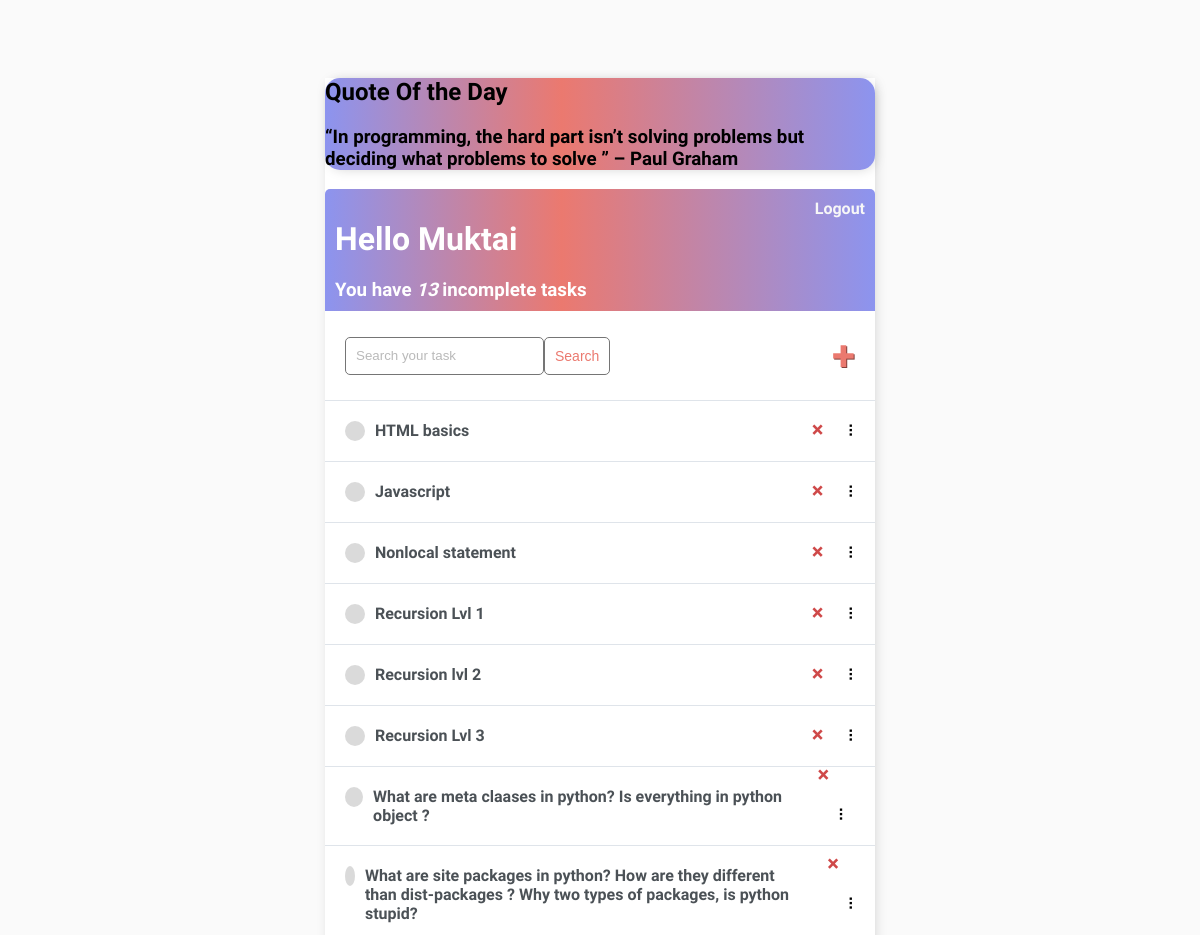
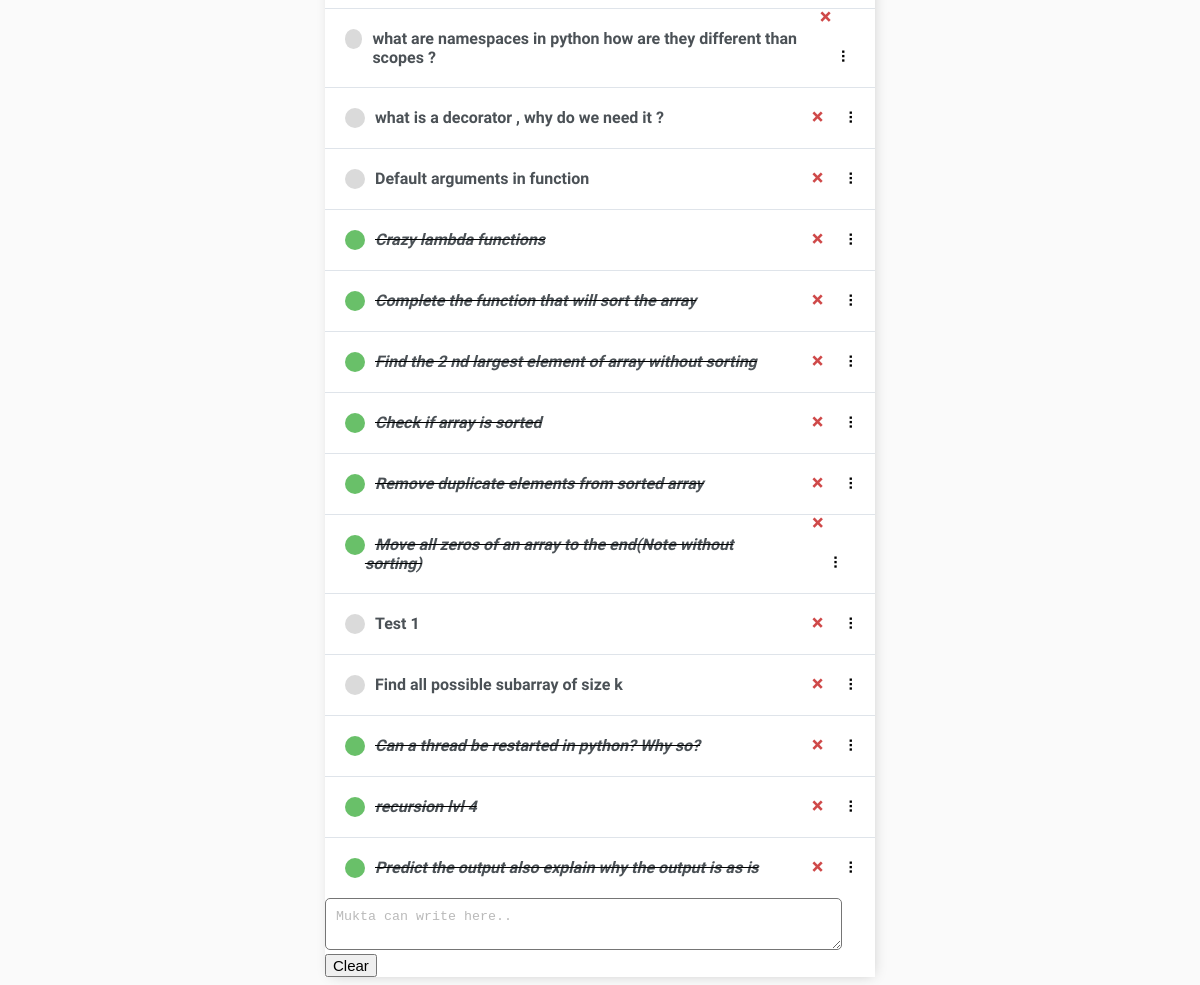
The page / (signed in) on the database as committed earlier (2 pictures, top to bottom).
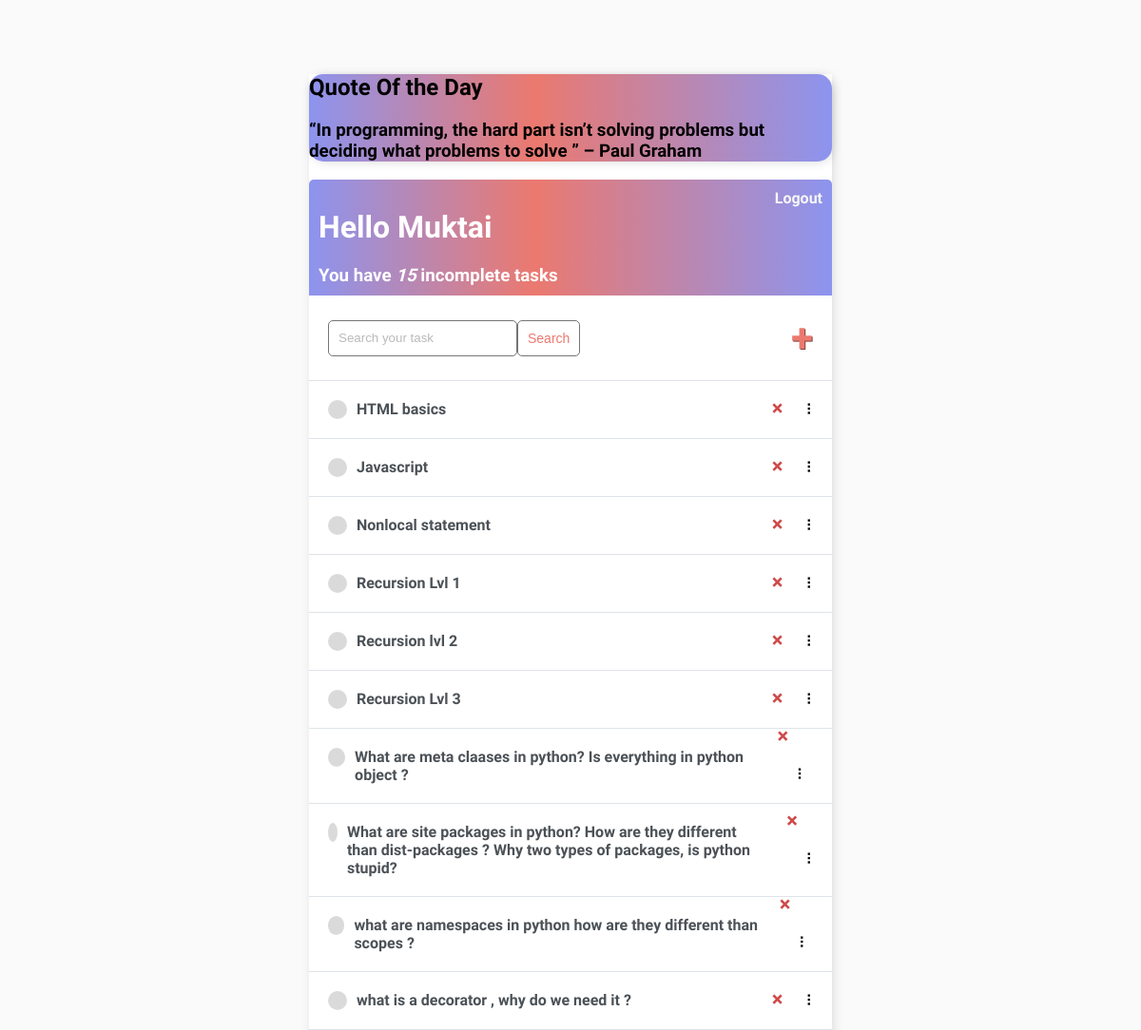
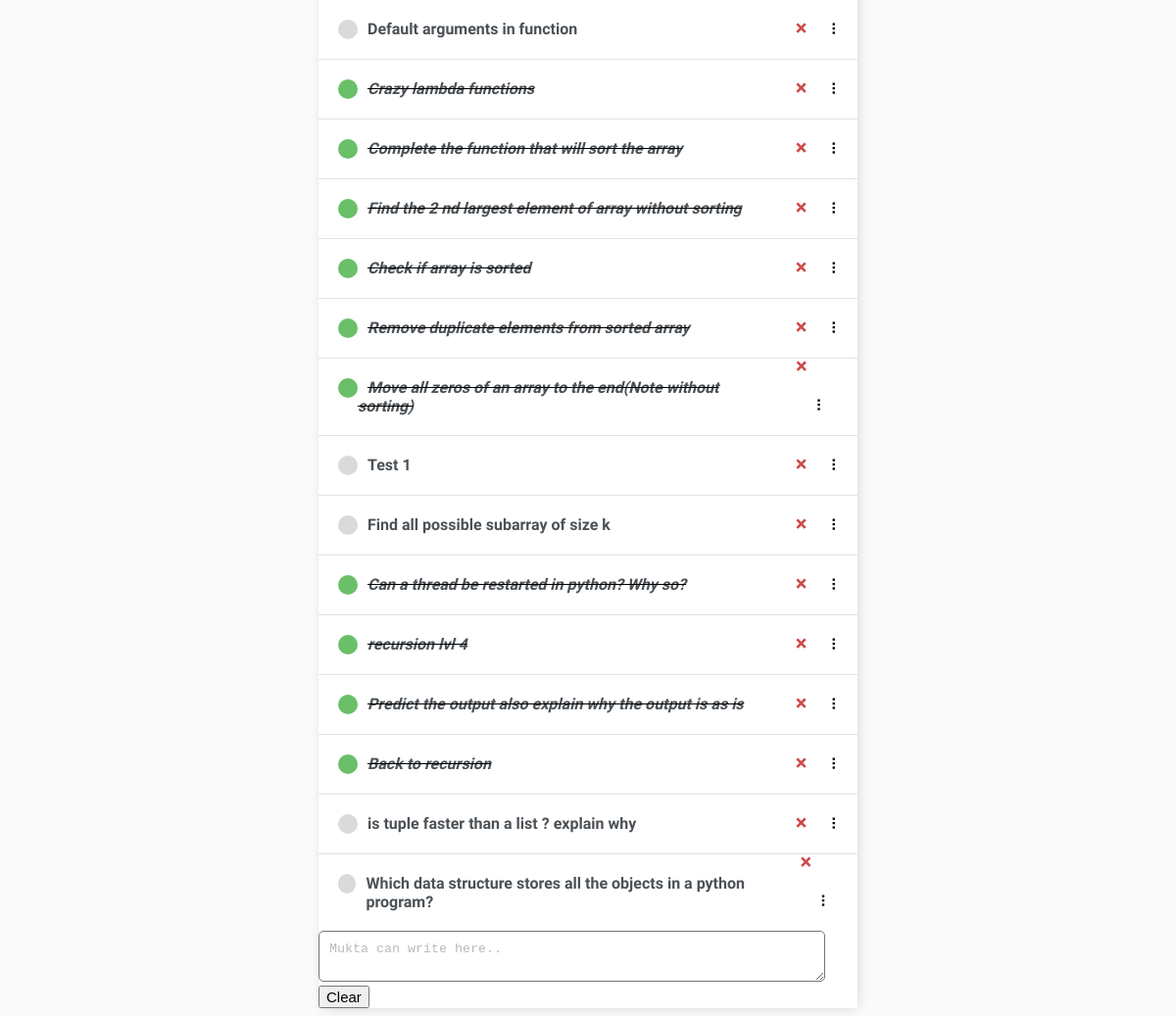
The same page on the database as committed later (2 pictures, top to bottom).
### base/models.py (models this page shows)
class Task(models.Model):
    user = models.ForeignKey(
        User, on_delete=models.CASCADE, null=True, blank=True)
    title = models.CharField(max_length=200)
    description = models.TextField(null=True, blank=True)
    complete = models.BooleanField(default=False)
    created = models.DateTimeField(auto_now_add=True)
    def __str__(self):
        return self.title
    class Meta:
        order_with_respect_to = 'user'

### base/views.py (the view)
# urls.py: path('', TaskList.as_view(), name='tasks'),
class TaskList(LoginRequiredMixin, ListView):
    model = Task
    context_object_name = 'tasks'
    def get_context_data(self, **kwargs):
        context = super().get_context_data(**kwargs)
        context['tasks'] = context['tasks'].filter(user=self.request.user)
        context['count'] = context['tasks'].filter(complete=False).count()
        search_input = self.request.GET.get('search-area') or ''
        if search_input:
            context['tasks'] = context['tasks'].filter(
                title__contains=search_input)
        context['search_input'] = search_input
        return context

### base/templates/base/task_list.html (shortened to what this page needs)
{% extends 'base/main.html' %} {% block content %}
<div class="container2">
    <h2>Quote Of the Day</h2>
    <h3><q>In programming, the hard part isn’t solving problems but deciding what problems to solve
</q> – Paul Graham</h3>
</div>
<div class="header-bar">
    <div>
        <h1>Hello {{request.user|title}}</h1>
        <h3 style="margin:0">You have <i>{{count}}</i> incomplete task{{ count|pluralize:"s" }}</h3>
    </div>
    {% if request.user.is_authenticated %}
    <a href="{% url 'logout' %}">Logout</a> {% else %}
    <a href="{% url 'login' %}">Login</a> {% endif %}
</div>
<div id="search-add-wrapper">
    <form method="GET" style="display: flex;">
        <input type='text' name='search-area' placeholder="Search your task" value="{{search_input}}">
        <input class="button" type="submit" value='Search'>
    </form>
    {% if tasks|length > 0 %}
    <a id="add-link" href="{% url 'task-create' %}">&#x2b;</a>
    {% endif %}
</div>
<div id="tasklist" class="task-items-wrapper">
    {% for task in tasks %}
    <div class="task-wrapper" data-position="{{task.pk}}">
        <div class="task-title">
            {% if task.complete %}
            <div class="task-complete-icon"></div>
            <i><s><a href="{% url 'task-update' task.id %}">{{task}}</a></s></i> {% else %}
            <div class="task-incomplete-icon"></div>
            <a href="{% url 'task-update' task.id %}">{{task}}</a> {% endif %}
        </div>
        <div class="task-controls">
            <a class="delete-link" href="{% url 'task-delete' task.id %}">&#215;</a>
            <span class="handle">&nbsp;&#10247;</span>
        </div>
    </div>
    {% empty %}
    <div style="text-align: center; padding-bottom: 10px; line-height: 1em;">
        <h3>No new tasks are created.</h3>
        <h3>Create a <a style="text-decoration: none; color: #e53935;" href="{% url 'task-create' %}">New task</a> ! </h3>
    </div>
    {% endfor %}
</div>
<textarea id="area"  placeholder="Mukta can write here.." >
</textarea>
<button style="font-size: 15px; "  onclick="localStorage.removeItem('area');area.value=''">Clear</button>
{% endblock content %}

Rows that differ between the two databases and show on the page:
added Task: title "Back to recursion"
added Task: title "is tuple faster than a list ? explain why"
added Task: title "Which data structure stores all the objects in a python program?"
Other text that changed with them:
{{ count }}: "13" → "15"
